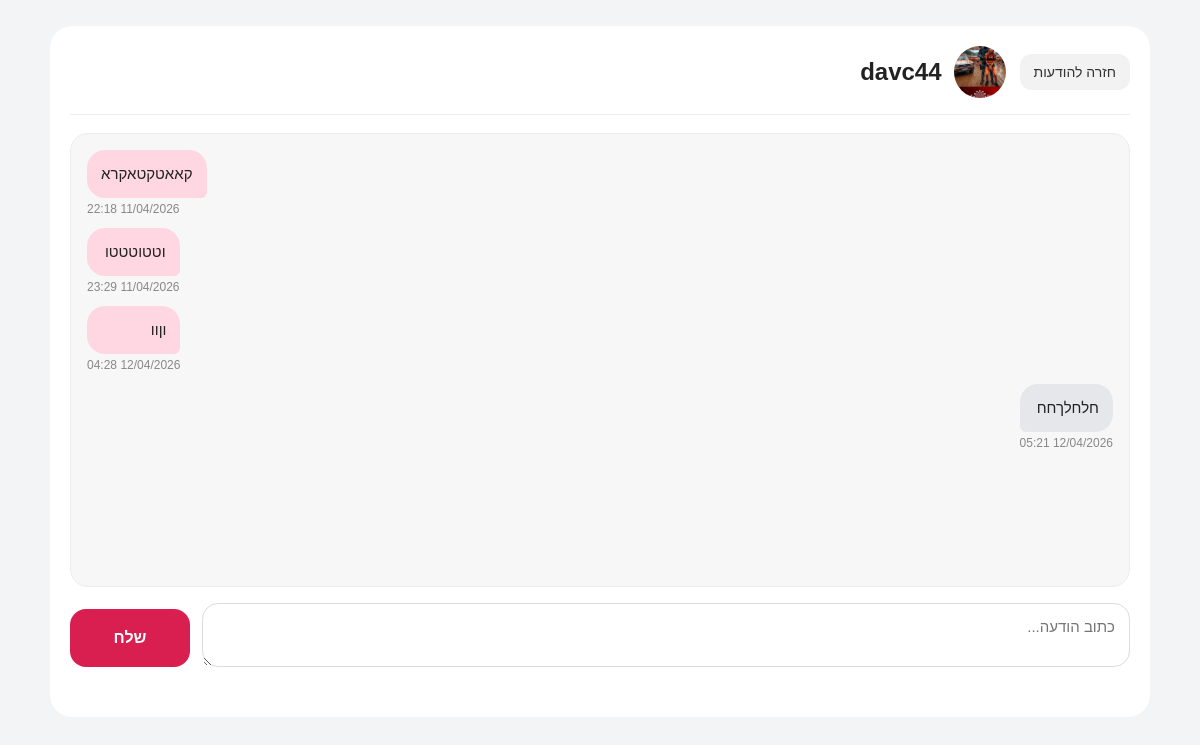
Screenshot of /chat.php?user_id=157 (signed in) with the database file from the repository.
### tables this page shows
CREATE TABLE `user_pics` (
  `Pic_Num` int(11) NOT NULL,
  `Id` int(11) DEFAULT NULL,
  `Pic_Name` varchar(45) DEFAULT NULL,
  `Pic_Title` varchar(45) DEFAULT NULL,
  `Pic_Status` tinyint(1) DEFAULT NULL,
  `Pic_Status_Str` varchar(45) DEFAULT NULL,
  `Main_Pic` tinyint(1) DEFAULT NULL,
  `Main_Pic_Str` varchar(45) DEFAULT NULL
);

CREATE TABLE `users_profile` (
  `Id` int(11) NOT NULL,
  `Open_Date` date DEFAULT NULL,
  `Gender_Id` tinyint(4) DEFAULT NULL,
  `Gender_Str` text DEFAULT NULL,
  `DOB` date DEFAULT NULL,
  `Name` varchar(45) DEFAULT NULL,
  `Pass` varchar(255) DEFAULT NULL,
  `Email` varchar(45) DEFAULT NULL,
  `Zone_Id` tinyint(4) DEFAULT 0,
  `Zone_Str` text DEFAULT NULL,
  `Place_Id` int(11) DEFAULT 0,
  `Place_Str` text DEFAULT NULL,
  `Email_Validation` bit(1) DEFAULT NULL,
  `Family_Status_Id` tinyint(4) DEFAULT 0,
  `Family_Status_Str` text DEFAULT NULL,
  `Economic_Id` tinyint(4) DEFAULT 0,
  `Economic_Str` text DEFAULT NULL,
  `Occupation_Id` tinyint(4) DEFAULT 0,
  `Occupation_Str` text DEFAULT NULL,
  `Childs_Pos_Id` tinyint(4) DEFAULT 0,
  `Childs_Pos_Str` text DEFAULT NULL,
  `Childs_Num_Id` tinyint(4) DEFAULT 0,
  `Childs_Num_Str` text DEFAULT NULL,
  `Education_Id` tinyint(4) DEFAULT NULL,
  `Education_Str` text DEFAULT NULL,
  `Religion_Id` tinyint(4) DEFAULT 0,
  `Religion_Str` text DEFAULT NULL,
  `Religion_Ref_Id` tinyint(4) DEFAULT NULL,
  `Religion_Ref_Str` text DEFAULT NULL,
  `Origin_Id` tinyint(4) DEFAULT NULL,
  `Origin_Str` text DEFAULT NULL,
  `lang1` text DEFAULT NULL,
  `lang2` text DEFAULT NULL,
  `Hobbies` tinytext DEFAULT NULL,
  `Spending` tinytext DEFAULT NULL,
  `Politics_Id` tinyint(4) DEFAULT NULL,
  `Politics_Str` text DEFAULT NULL,
  `Smoking_Habbit_Id` tinyint(4) DEFAULT NULL,
  `Smoking_Habbit_Str` text DEFAULT NULL,
  `Drinking_Habbit_Id` tinyint(4) DEFAULT 0,
  `Drinking_Habbit_Str` text DEFAULT NULL,
  `Vegitrain_Id` tinyint(4) DEFAULT NULL,
  `Vegitrain_Str` text DEFAULT NULL,
  `Height_Id` tinytext DEFAULT NULL,
  `Height_Str` text DEFAULT NULL,
  `Weight_Id` tinyint(4) DEFAULT 0,
  `Weight_Str` text DEFAULT NULL,
  `Hair_Type_Id` tinyint(4) DEFAULT 0,
  `Hair_Type_Str` text DEFAULT NULL,
  `Hair_Color_Id` tinyint(4) DEFAULT 0,
  `Hair_Color_Str` text DEFAULT NULL,
  `Body_Type_Id` tinyint(4) DEFAULT 0,
  `Body_Type_Str` text DEFAULT NULL,
  `Look_Type_Id` tinyint(4) DEFAULT 0,
  `Look_Type_Str` text DEFAULT NULL,
  `Who_Am_I` mediumtext DEFAULT NULL,
  `I_Looking_For` mediumtext DEFAULT NULL,
  `Ideal_Relation_Is` mediumtext DEFAULT NULL,
  `Age` tinyint(4) DEFAULT NULL,
  `Login_Date` date DEFAULT NULL,
  `Login_Time` time DEFAULT NULL,
  `Send_Me_Mail_For_Msg` tinyint(4) DEFAULT 1,
  `Favorite_Movies` text DEFAULT NULL,
  `Favorite_TV` text DEFAULT NULL,
  `Favorite_Books` text DEFAULT NULL,
  `zodiac` text DEFAULT NULL,
  `email_verified` tinyint(1) NOT NULL DEFAULT 0,
  `verification_token` varchar(255) DEFAULT NULL,
  `verification_sent_at` datetime DEFAULT NULL,
  `look_gender` int(11) DEFAULT NULL,
  `Sport` text DEFAULT NULL,
  `last_seen` datetime DEFAULT NULL,
  `Is_Frozen` tinyint(1) NOT NULL DEFAULT 0
);

CREATE TABLE `messages` (
  `Msg_Num` int(11) NOT NULL,
  `Id` int(11) DEFAULT NULL,
  `ById` int(11) DEFAULT NULL,
  `Date_Sent` datetime DEFAULT NULL,
  `Msg_Txt` mediumtext DEFAULT NULL,
  `New` tinyint(4) DEFAULT NULL,
  `Deleted_By_Id` tinyint(4) DEFAULT 0,
  `Deleted_By_ById` tinyint(4) DEFAULT 0
);

### chat.php (the view, shortened to what this page needs)
<?php
require_once __DIR__ . '/config/config.php';
$me = (int)$_SESSION['user_id'];
$otherId = (int)($_GET['user_id'] ?? 0);
function h($v): string {
    return htmlspecialchars((string)$v, ENT_QUOTES, 'UTF-8');
}
function get_profile_image(PDO $pdo, int $userId): string {
    try {
        $stmt = $pdo->prepare("
            SELECT Pic_Name
            FROM user_pics
            WHERE Id = :id
              AND Main_Pic = 1
              AND Pic_Status = 1
            LIMIT 1
        ");
        $stmt->execute([':id' => $userId]);
        $picName = $stmt->fetchColumn();
        if ($picName) {
            return '/uploads/' . ltrim((string)$picName, '/');
        }
    } catch (Throwable $e) {
    }
    return '/images/no_photo.jpg';
}
$stmt = $pdo->prepare("
    SELECT Id, Name
    FROM users_profile
    WHERE Id = :id
    LIMIT 1
");
$stmt->execute([':id' => $otherId]);
$otherUser = $stmt->fetch(PDO::FETCH_ASSOC);
$stmt = $pdo->prepare("
    SELECT Msg_Num, Id, ById, Date_Sent, Msg_Txt, `New`
    FROM messages
    WHERE (
            Id = :me
        AND ById = :otherId
        AND (Deleted_By_Id = 0 OR Deleted_By_Id IS NULL)
    )
       OR (
            Id = :otherId
        AND ById = :me
        AND (Deleted_By_ById = 0 OR Deleted_By_ById IS NULL)
    )
    ORDER BY Date_Sent ASC, Msg_Num ASC
");
$stmt->execute([
    ':me' => $me,
    ':otherId' => $otherId
]);
$messages = $stmt->fetchAll(PDO::FETCH_ASSOC);
$otherName = trim((string)($otherUser['Name'] ?? 'משתמש'));
$otherImage = get_profile_image($pdo, $otherId);
?>
<!DOCTYPE html>
<html lang="he" dir="rtl">
<head>
</head>
<body>
    <div class="page-shell chat-page-shell">
        <div class="chat-page-wrap">
            <div class="chat-topbar">
                <a href="/?page=messages" class="chat-topbar-back">חזרה להודעות</a>
                <div class="chat-topbar-user">
                    <img src="<?= h($otherImage) ?>" alt="<?= h($otherName) ?>" class="chat-topbar-avatar">
                    <div class="chat-topbar-name"><?= h($otherName) ?></div>
                </div>
            </div>
            <div class="chat-messages-box" id="chatPageMessagesBox">
                <?php if (!$messages): ?>
                    <div class="chat-empty">אין עדיין הודעות. אפשר להתחיל 🙂</div>
                <?php else: ?>
                    <?php foreach ($messages as $msg): ?>
                        <?php
                        $isMe = ((int)$msg['ById'] === $me);
                        $time = '';
                        if (!empty($msg['Date_Sent'])) {
                            try {
                                $time = date('d/m/Y H:i', strtotime((string)$msg['Date_Sent']));
                            } catch (Throwable $e) {
                                $time = '';
                            }
                        }
                        ?>
                        <div class="chat-row <?= $isMe ? 'me' : 'other' ?>">
                            <div class="chat-bubble-wrap">
                                <div class="chat-bubble"><?= nl2br(h($msg['Msg_Txt'] ?? '')) ?></div>
                                <?php if ($time !== ''): ?>
                                    <div class="chat-time"><?= h($time) ?></div>
                                <?php endif; ?>
                            </div>
                        </div>
                    <?php endforeach; ?>
                <?php endif; ?>
            </div>
            <div class="chat-compose">
                <textarea id="chatchatPageText" class="chat-textarea" placeholder="כתוב הודעה..."></textarea>
                <button id="chatPageSendBtn" class="chat-send-btn" type="button">שלח</button>
            </div>
            <div class="chat-status" id="chatPageStatus"></div>
        </div>
    </div>
</body>
</html>

### chat.php (style rules this page uses)
body { margin: 0; background: #f3f4f6; font-family: Arial, sans-serif; color: #222; }
.page-shell.chat-page-shell { max-width: 1100px; margin: 26px auto; padding: 20px; background: #fff; border-radius: 22px; box-sizing: border-box; }
.chat-page-wrap { display: flex; flex-direction: column; min-height: 78vh; }
.chat-topbar { display: flex; align-items: center; gap: 14px; padding-bottom: 16px; border-bottom: 1px solid #ececec; margin-bottom: 18px; }
.chat-topbar-back { display: inline-flex; align-items: center; justify-content: center; padding: 10px 14px; border-radius: 12px; background: #f2f2f2; color: #333; text-decoration: none; font-size: 14px; white-space: nowrap; }
.chat-topbar-user { display: flex; align-items: center; gap: 12px; min-width: 0; }
.chat-topbar-avatar { width: 52px; height: 52px; border-radius: 50%; object-fit: cover; flex-shrink: 0; }
.chat-topbar-name { font-size: 24px; font-weight: 700; color: #222; }
.chat-messages-box { flex: 1; background: #f7f7f8; border: 1px solid #ececec; border-radius: 18px; padding: 16px; overflow-y: auto; min-height: 420px; max-height: 62vh; }
.chat-row { display: flex; margin-bottom: 12px; }
.chat-row.me { justify-content: flex-start; }
.chat-row.other { justify-content: flex-end; }
.chat-bubble-wrap { max-width: 72%; }
.chat-bubble { padding: 12px 14px; border-radius: 18px; line-height: 1.6; word-break: break-word; white-space: pre-wrap; font-size: 15px; }
.chat-row.me .chat-bubble { background: #e5e7eb; color: #222; border-bottom-left-radius: 6px; }
.chat-row.other .chat-bubble { background: #ffd7e2; color: #222; border-bottom-right-radius: 6px; }
.chat-time { margin-top: 4px; font-size: 12px; color: #888; }
.chat-row.me .chat-time { text-align: right; }
.chat-row.other .chat-time { text-align: left; }
.chat-compose { display: flex; gap: 12px; align-items: flex-end; margin-top: 16px; }
.chat-textarea { flex: 1; min-height: 58px; max-height: 180px; resize: vertical; border: 1px solid #dcdcdc; border-radius: 16px; padding: 14px; font-size: 15px; font-family: Arial, sans-serif; outline: none; box-sizing: border-box; }
.chat-send-btn { min-width: 120px; height: 58px; border: none; border-radius: 16px; background: #d91f4f; color: #fff; font-size: 16px; font-weight: 700; cursor: pointer; }
.chat-status { margin-top: 10px; min-height: 20px; color: #d91f4f; font-size: 14px; }

### rows the page displays
user_pics: Pic_Name (picture)
users_profile: Name "davc44"
messages: Msg_Txt "קאאטקטאקרא", Date_Sent "11/04/2026 22:18"
messages: Msg_Txt "וטטוטטטו", Date_Sent "11/04/2026 23:29"
messages: Msg_Txt "וןוו", Date_Sent "12/04/2026 04:28"
messages: Msg_Txt "חלחלךחח", Date_Sent "12/04/2026 05:21"
